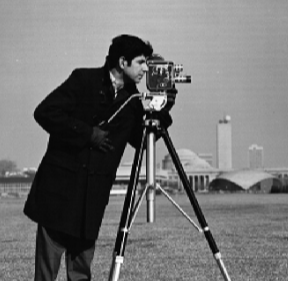
//> input picture Training/foto.png, 288 x 281 px
$ ./Kmeans foto.png 3   (built with g++ and OpenCV 4)
//> lines starting //> are read from the running program, lines starting //| are printed output that depends on the picture
#include <iostream>
#include <opencv2/opencv.hpp>
#include <cmath>
#include <ctime>

using namespace std;
using namespace cv;

void createClusterInfo(const Mat& src, int clustersNum, vector<Scalar>& clustersCenters, vector<vector<Point>> &ptInClusters){

    RNG random(getTickCount());

    for(int k = 0; k < clustersNum; k++){

        Point pixel;
        pixel.x = random.uniform(0, src.cols);
        pixel.y = random.uniform(0, src.rows);

        Scalar center = src.at<Vec3b>(pixel);
        Scalar centerColor(center.val[0], center.val[1], center.val[2]);

        clustersCenters.push_back(centerColor);

        vector<Point> ptInClusterK;
        ptInClusters.push_back(ptInClusterK);
    }
}

double colorDistance( Scalar pixel, Scalar clusterPixel){

    double blue = pixel.val[0] - clusterPixel.val[0];
    double green = pixel.val[1] - clusterPixel.val[1];
    double red = pixel.val[2] - clusterPixel.val[2];

    double distance = sqrt(pow(blue, 2) + pow(green, 2) + pow(red,2));
    return distance;
}

void findKCluster(const Mat& src, int clustersNum, vector<Scalar>& clustersCenters, vector<vector<Point>> &ptInClusters){

    for(int x = 0; x < src.rows; x++){
        for(int y = 0; y < src.cols; y++){

            double minDistance = INFINITY;
            int indexClosestCluster = 0;

            Scalar pixel = src.at<Vec3b>(x,y);

            for(int k = 0; k < clustersNum; k++){
                double distance = colorDistance(pixel, clustersCenters[k]);

                if(distance < minDistance){
                    minDistance = distance;
                    indexClosestCluster = k;
                }
            }

            ptInClusters[indexClosestCluster].push_back(Point(y,x));
        }
    }
}

double fixClusterCenters(const Mat& src, int clustersNum, vector<Scalar>& clustersCenters, vector<vector<Point>> &ptInClusters, double& oldValue, double newValue){

    double diffChange = 0;

    for(int k = 0; k < clustersNum; k++){

        vector<Point> ptInClusterK = ptInClusters[k];
        double newBlue = 0;
        double newGreen = 0;
        double newRed = 0;

        for(int i = 0; i < ptInClusterK.size(); i++){

            Scalar pixel = src.at<Vec3b>(ptInClusterK[i]);
            newBlue += pixel.val[0];
            newGreen += pixel.val[1];
            newRed += pixel.val[2];
        }

        newBlue /= ptInClusterK.size();
        newGreen /= ptInClusterK.size();
        newRed /= ptInClusterK.size();

        Scalar center(newBlue, newGreen, newRed);
        newValue += colorDistance(center, clustersCenters[k]);
        clustersCenters[k] = center;
    }

    newValue /= clustersNum;
    diffChange = abs(oldValue - newValue);
    oldValue = newValue;

    return diffChange;
}

void applyClusters(Mat& dst, int clustersNum, vector<Scalar>& clustersCenters, vector<vector<Point>> &ptInClusters){

    for(int k = 0; k < clustersNum; k++){

        Scalar pixel = clustersCenters[k];
        vector<Point> ptInClusterK = ptInClusters[k];

        for(int i = 0; i < ptInClusterK.size(); i++){

            dst.at<Vec3b>(ptInClusterK[i])[0] = pixel.val[0];
            dst.at<Vec3b>(ptInClusterK[i])[1] = pixel.val[1];
            dst.at<Vec3b>(ptInClusterK[i])[2] = pixel.val[2];
        }
    }
}


int main(int argc, char** argv){

    Mat src = imread(argv[1], IMREAD_COLOR);
//> src is the input picture: 281 rows x 288 cols, CV_8UC3; min 0, max 255, mean 116.1

    if(src.empty())
        return -1;

    int clustersNum = stoi(argv[2]);
//> clustersNum = 3

    double oldValue = INFINITY;
    double newValue = 0;
    double diffChange = oldValue - newValue;
    vector<Scalar> clustersCenters;
    vector<vector<Point>> ptInClusters;
    double ht = 0.1;

    createClusterInfo(src, clustersNum, clustersCenters, ptInClusters);
//> the loop in createClusterInfo, `for(int k = 0; k < clustersNum; k++)` made 3 passes
//> centerColor on passes 1 to 3: Scalar(129, 129, 129), Scalar(128, 128, 128), Scalar(15, 15, 15)
//> clustersCenters = 3 Scalars: [129, 129, 129, 0], [128, 128, 128, 0], [15, 15, 15, 0]; ptInClusters = 3 empty contours

    while(diffChange > ht){

        newValue = 0;

        for(int k = 0; k < clustersNum; k++){
            ptInClusters[k].clear();
        }

        findKCluster(src, clustersNum, clustersCenters, ptInClusters);
        diffChange = fixClusterCenters(src, clustersNum, clustersCenters, ptInClusters, oldValue, newValue);
    }
//> this loop made 7 passes
//> (newValue in fixClusterCenters, diffChange in fixClusterCenters, oldValue in fixClusterCenters, diffChange, oldValue) on passes 1 to 6: (31.46, inf, 31.46, inf, 31.46), (4.53, 26.93, 4.53, 26.93, 4.53), (2.38, 2.15, 2.38, 2.15, 2.38), (1.11, 1.27, 1.11, 1.27, 1.11), (0.588, 0.522, 0.588, 0.522, 0.588), (0, 0.588, 0, 0.588, 0)
//> (newValue in fixClusterCenters, diffChange in fixClusterCenters, oldValue in fixClusterCenters, diffChange) on pass 7: (0, 0, 0, 0)

    Mat dst =  src.clone();
    applyClusters(dst, clustersNum, clustersCenters, ptInClusters);
//> the loop in applyClusters, `for(int k = 0; k < clustersNum; k++)` made 3 passes
//> pixel on passes 1 to 3: Scalar(167.3, 167.3, 167.3), Scalar(119.7, 119.7, 119.7), Scalar(19.38, 19.38, 19.38)
//> after the loop in applyClusters, `for(int k = 0; k < clustersNum; k++)`:
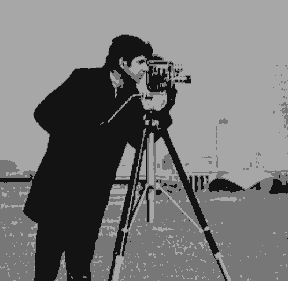
//> dst: 281 rows x 288 cols, CV_8UC3; min 19, max 167, mean 115.6
    imshow("Kmeans", dst);
    waitKey(0);

    //imwrite("noiKmeans.jpg", dst);


    return 0;
}
